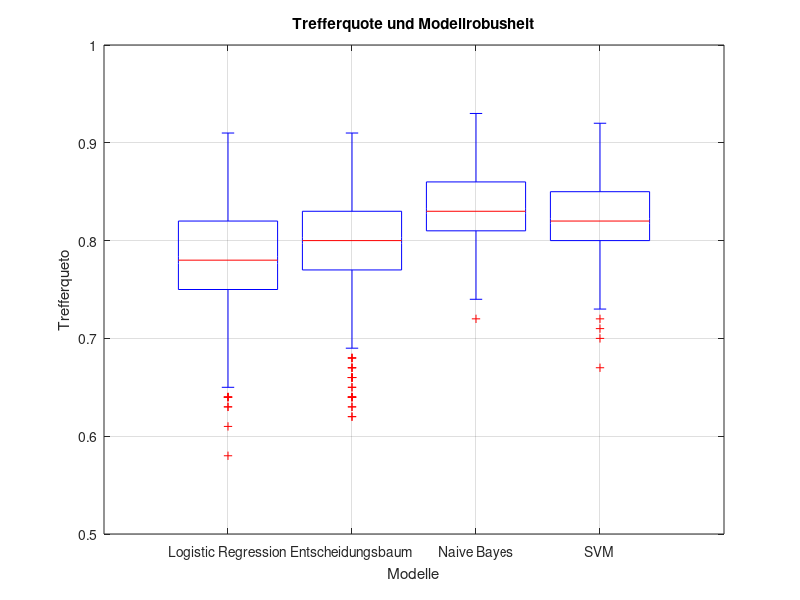

Write MATLAB code to recreate this figure.
%% bSkriptModellperformance
% This skript realse the visualisation of performance
% @Author: Benjamin M. Abdel-Karim
% @since: 2017-05-30
% @version: 2017-05-31

%% Clear everthing
clear; clc; close all;

%% Korrekten Pfad zu den Unterfunktionen legen
addpath('Funktionsbibliothek/MATLAB2Tikiz/src');

%% Import the Data
% Load the Data in a new matrix
%mData = xlsread('ModelleGuete.xlsx');

% Logistic Regression
vLogisticRegressionValues = csvread('Datenbank/LogisticRegression.csv');
vLogisticRegressionID = zeros(length(vLogisticRegressionValues),1);
vLogisticRegressionID = vLogisticRegressionID+1; % Index 1.

% Entscheidungsbaeume
vEntscheidungsbaeumeValues = csvread('Datenbank/DecisionTree.csv');
vEntscheidungsbaeumeID = zeros(length(vEntscheidungsbaeumeValues),1);
vEntscheidungsbaeumeID = vEntscheidungsbaeumeID+2; % Index 2.


% Die NaiveBayes
% Jeder Modellwert enthaelt eine ID von 1 bis n. Messung erfolgt ueber die
% Laenge der Eintrage. Wird fuer den Boxplot benotigt.
vNaiveBayesValues=  csvread('Datenbank/NaiveBayes.csv');
vNaiveBayesID = zeros(length(vNaiveBayesValues),1);
vNaiveBayesID = vNaiveBayesID+3; % Index 3. 

% SVM
vSVMValues =  csvread('Datenbank/SVM.csv');
vSVMValuesID = zeros(length(vSVMValues),1);
vSVMValuesID = vSVMValuesID+4; % Index 4.



%% Setze das Ergebnisfeld zusammen
% Das Ergebnisfeld fuer die Modelle wird zusammen gesetzt. 
mData = [vLogisticRegressionValues, vLogisticRegressionID
     vEntscheidungsbaeumeValues, vEntscheidungsbaeumeID;
vNaiveBayesValues, vNaiveBayesID;
        vSVMValues, vSVMValuesID;];


%% Creat the Boxplot for each Modell
% The method has tow benifits. Number one ist the directly and fixided
% showing of each modelperformance
% Second ist that the boxplot shows the strength of each model
% (sensitivtitat).

figure;
boxplot(mData(:,1), mData(:,2))
title('Trefferquote und Modellrobusheit');
grid on;
ylabel('Trefferqueto');
xlabel('Modelle');
xticklabels({'Logistic Regression','Entscheidungsbaum', 'Naive Bayes', 'SVM' });
% matlab2tikz('Abbildungen/ModelleGueteUndRobustheit.tex');



%% Chi-Qudrat-Unabhaenigkeits-Test 
%@code: chi2gof
% In Abfolge der Modelle
[hLR,pLR,statsLR] = chi2gof(vLogisticRegressionValues);
[hE,pE,statsE] = chi2gof(vEntscheidungsbaeumeValues);
[hNB,pNB,statsNB] = chi2gof(vNaiveBayesValues);
[hSVM,pSVM,statsSVM] = chi2gof(vSVMValues);
